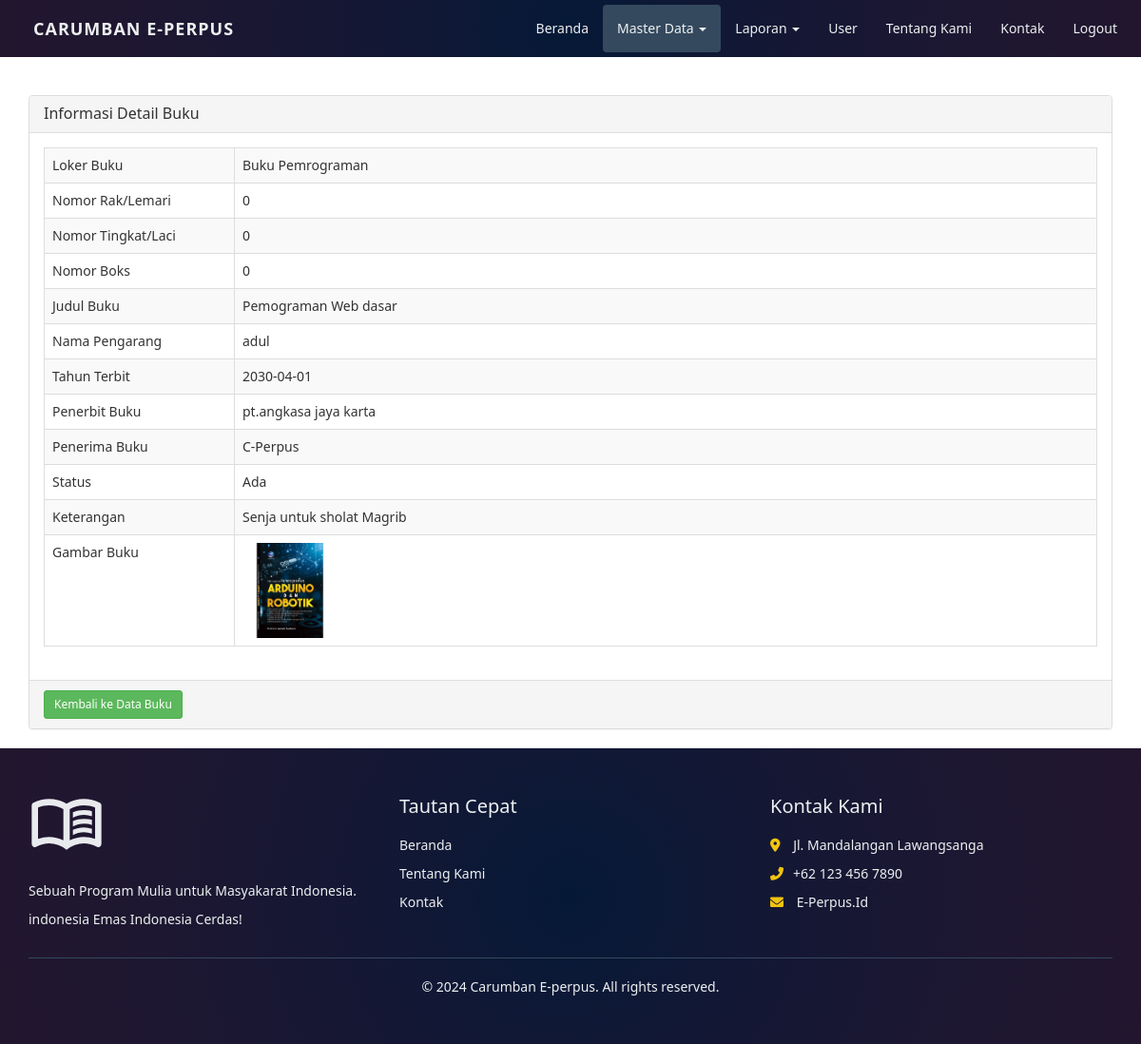
The page /index.php?page=buku&actions=detail&id=10 (signed in) on the database its author committed.
### tables this page shows
CREATE TABLE `buku` (
  `id` int(11) NOT NULL,
  `loker_buku` varchar(25) NOT NULL,
  `no_rak` int(11) NOT NULL,
  `no_laci` int(11) NOT NULL,
  `no_boks` int(11) NOT NULL,
  `judul_buku` varchar(100) NOT NULL,
  `nama_pengarang` varchar(100) NOT NULL,
  `tahun_terbit` date NOT NULL,
  `penerima` varchar(50) NOT NULL,
  `penerbit` varchar(50) NOT NULL,
  `status` varchar(25) NOT NULL,
  `keterangan` varchar(100) NOT NULL,
  `gambar_buku` text NOT NULL
);

### views/buku_detail.php (the view)
<div class="container">
    <div class="row">
        <div class="col-xs-12">
            <div class="panel panel-default">
                <div class="panel-heading">
                    <h3 class="panel-title">Informasi Detail Buku</h3>
                </div>
                <div class="panel-body">
                    <?php
                    $sql = "SELECT *FROM buku WHERE id ='" . $_GET['id'] . "'";
                    $query = mysqli_query($koneksi, $sql) or die("SQL Detail error");
                    $data = mysqli_fetch_array($query);
                    ?>
                    <table class="table table-bordered table-striped table-hover">
                        <tr>
                            <td width="200">Loker Buku</td>
                            <td><?= $data['loker_buku'] ?></td>
                        </tr>
                        <tr>
                            <td>Nomor Rak/Lemari</td>
                            <td><?= $data['no_rak'] ?></td>
                        </tr>
                        <tr>
                            <td>Nomor Tingkat/Laci</td>
                            <td><?= $data['no_laci'] ?></td>
                        </tr>
                        <tr>
                            <td>Nomor Boks</td>
                            <td><?= $data['no_boks'] ?></td>
                        </tr>
                        <tr>
                            <td>Judul Buku</td>
                            <td><?= $data['judul_buku'] ?></td>
                        </tr>
                        <tr>
                            <td>Nama Pengarang</td>
                            <td><?= $data['nama_pengarang'] ?></td>
                        </tr>
                        <tr>
                            <td>Tahun Terbit</td>
                            <td><?= $data['tahun_terbit'] ?></td>
                        </tr>
                        <tr>
                            <td>Penerbit Buku</td>
                            <td><?= $data['penerbit'] ?></td>
                        </tr>
                        <tr>
                            <td>Penerima Buku</td>
                            <td><?= $data['penerima'] ?></td>
                        </tr>
                        <tr>
                            <td>Status</td>
                            <td><?= $data['status'] ?></td>
                        </tr>
                        <tr>
                            <td>Keterangan</td>
                            <td><?= $data['keterangan'] ?></td>
                        </tr>
                        <tr>
                            <td>Gambar Buku</td>
                            <td><img src="uploads/<?= $data['gambar_buku'] ?>" width="100px" height="100x">
                        </tr>
                    </table>
                </div>
                <div class="panel-footer">
                    <a href="?page=buku&actions=tampil" class="btn btn-success btn-sm">
                        Kembali ke Data Buku </a>
                </div>
            </div>
        </div>
    </div>
</div>

### style/index.css (style rules this page uses)
* { font-family: 'Segoe UI', Tahoma, Geneva, Verdana, sans-serif; }
body { margin-top: 70px; }

### rows shown on the page
buku: loker_buku "Buku Pemrograman", no_rak "0", no_laci "0", no_boks "0", judul_buku "Pemograman Web dasar", nama_pengarang "adul", tahun_terbit "2030-04-01", penerbit "pt.angkasa jaya karta", penerima "C-Perpus", status "Ada", keterangan "Senja untuk sholat Magrib", gambar_buku (picture)
